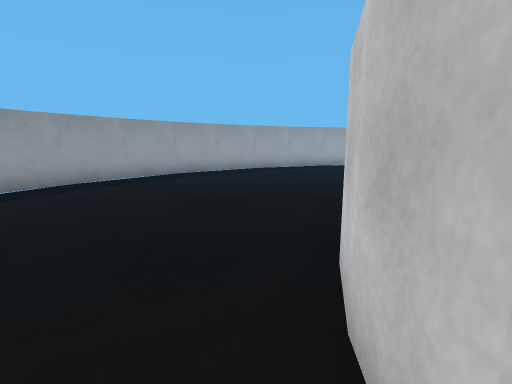
View 1 (above)

17 first-person views from a walk through a Webots world. The camera is 0.06 m above the floor, tilts 10° down and sees 85° across. The floor is counted in squares, 0.05 m on a side. Each view is taken from the middle of a square. On the plan, view 1 faces up. The plan holds only what a view shows up to about 12 squares ahead; the rest is blank. Robots are left out. Simple shapes and patterns stand in for the simulator's stock objects.

View 2
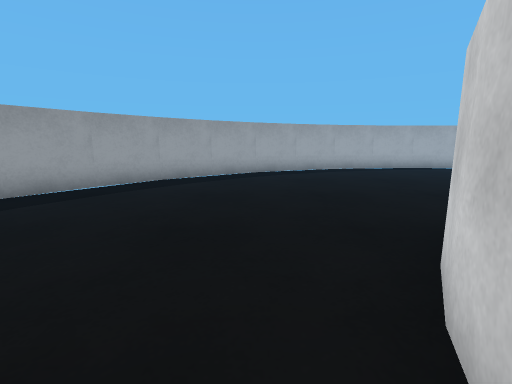

View 3
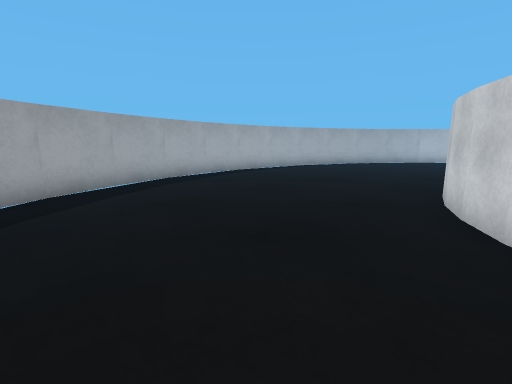

View 4
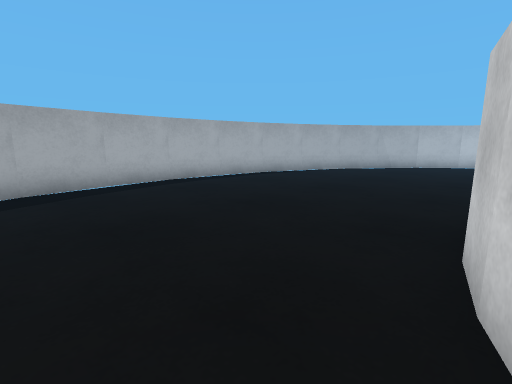

View 5
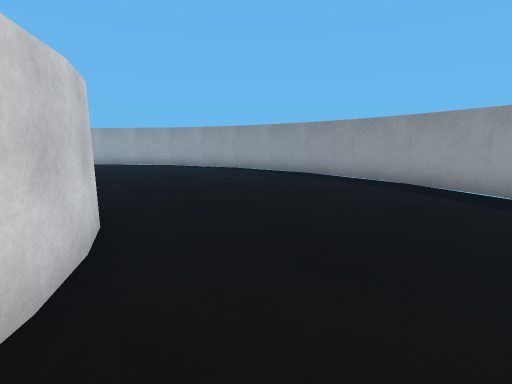

View 6
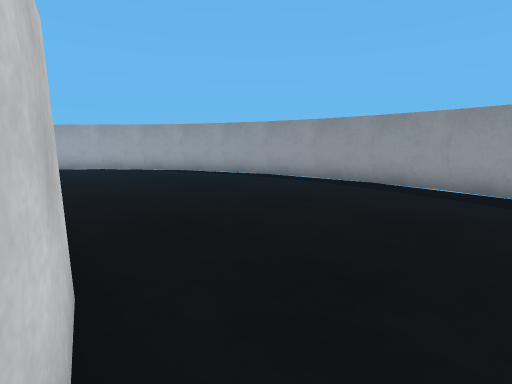

View 7
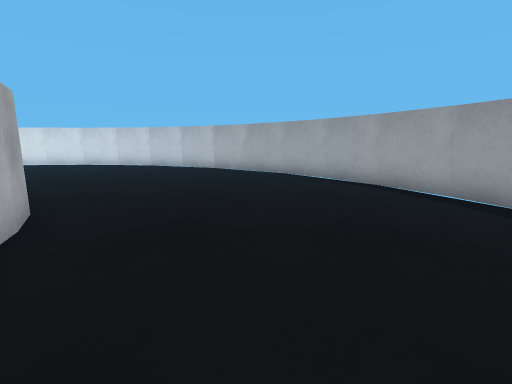

View 8
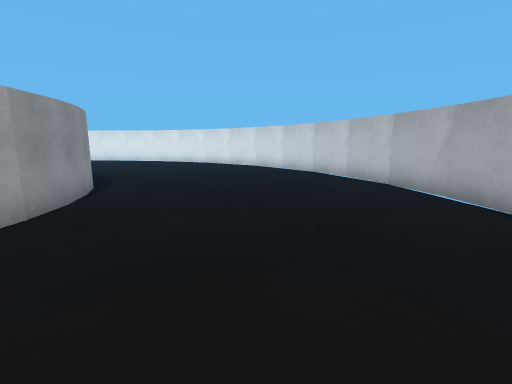

View 9
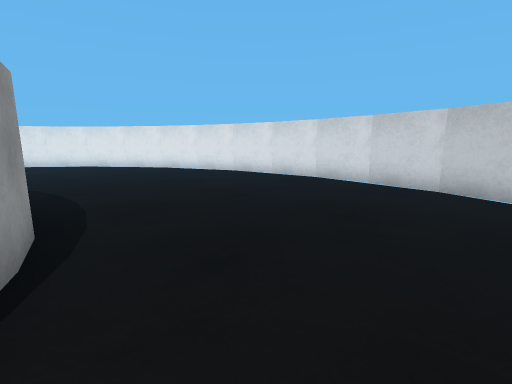

View 10
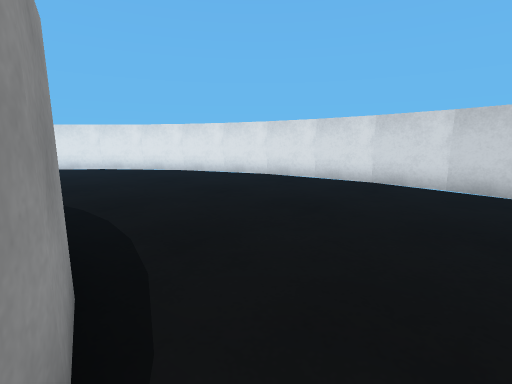

View 11
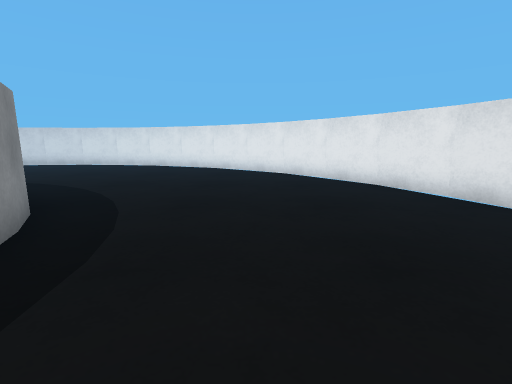

View 12
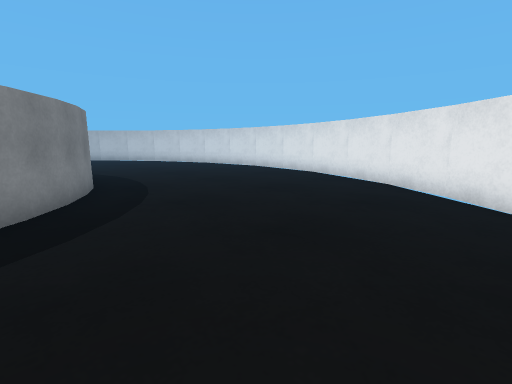

View 13
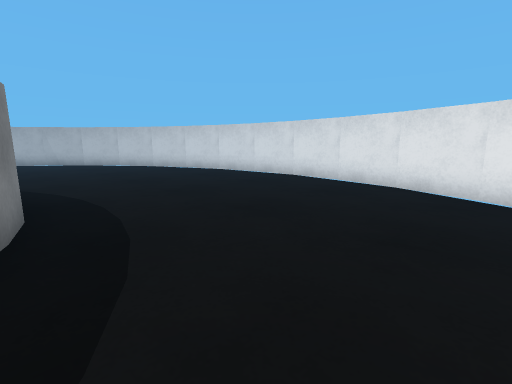

View 14
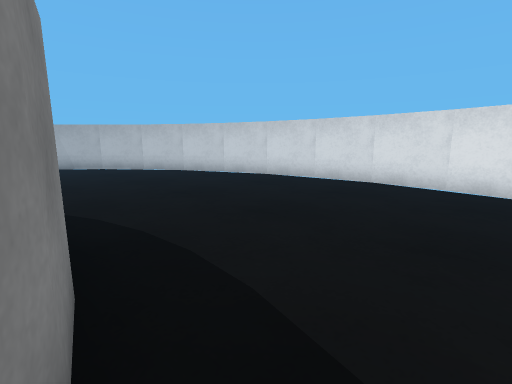

View 15
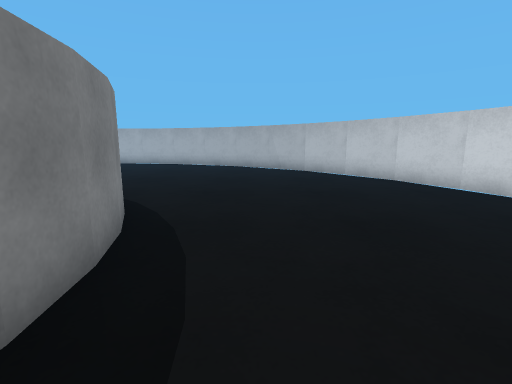

View 16
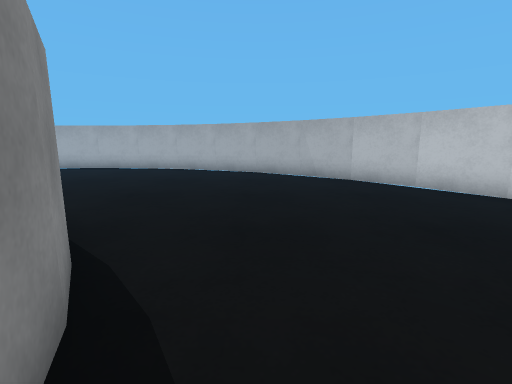

View 17
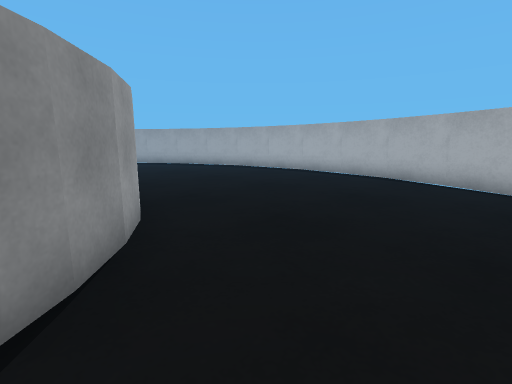

### Floor plan
Points are (right, up) in squares from view 1. A wall is a line through its corners. A room is listed if a view was taken in it or the views show most of it. See-through windows are left out.
Room 1 (views 1, 2, 3, 4, 5, 6, 7, 8, 9, 10, 11, 12, 13, 14, 15, 16, 17)
walls: (4.3, 6.7) (5.4, 7.2); (3.4, 6.1) (4.4, 6.8); (5.3, 7.2) (6.4, 7.4); (1.8, 4.5) (2.1, 4.9); (1.2, 3.6) (1.9, 4.7); (0.8, 2.6) (1.3, 3.7); (9.7, 7.1) (10.8, 6.7); (10.6, 6.8) (11.7, 6.1); (0.5, 0.5) (0.6, 1.6) (0.8, 2.7); (0.1, 13.5) (-1.7, 12.3); (11.6, 6.2) (12.5, 5.4); (1.8, 14.4) (-0.1, 13.4); (-1.5, 12.5) (-3.1, 11.1) (-4.4, 9.6); (3.6, 15) (1.8, 14.3); (12.4, 5.5) (12.9, 4.9); (5.6, 15.4) (3.5, 15); (-4.3, 9.7) (-5.5, 7.9); (7.6, 15.5) (5.4, 15.4); (13.1, 4.7) (13.8, 3.6); (-5.4, 8.1) (-6.4, 6.2); (9.5, 15.4) (7.5, 15.5); (1.3, -2.8) (1.1, -2.2); (13.7, 3.7) (14.2, 2.6); (-6.4, 6.3) (-7, 4.4); (1.9, -3.7) (1.2, -2.6); (11.5, 15) (9.4, 15.4); (14.2, 2.7) (14.4, 1.5); (-7, 4.5) (-7.4, 2.4); (2.6, -4.5) (2.2, -4.1); (14.4, 1.7) (14.5, 0.5); (13.3, 14.3) (11.3, 15); (3.4, -5.2) (2.5, -4.4); (-7.4, 2.6) (-7.5, 0.4); (4.4, -5.8) (3.3, -5.1); (15.1, 13.5) (13.2, 14.4); (14.4, -0.6) (14.2, -1.7); (-7.5, 0.6) (-7.4, -1.5); (5.4, -6.2) (4.3, -5.7); (14.2, -1.6) (13.7, -2.8); (6.5, -6.4) (5.3, -6.2); (13.8, -2.6) (13.1, -3.7); (16.7, 12.4) (14.9, 13.5); (13.2, -3.6) (12.4, -4.5); (-7.4, -1.4) (-7, -3.5); (12.5, -4.4) (12.1, -4.8); (11.7, -5.1) (10.6, -5.8); (10.8, -5.7) (10.2, -5.9); (18.2, 11) (16.6, 12.4); (-7, -3.3) (-6.3, -5.3); (19.5, 9.6) (18.1, 11.2); (-6.4, -5.2) (-5.5, -7.1); (20.5, 7.9) (19.4, 9.7); (-5.5, -6.9) (-4.4, -8.7); (21.4, 6.2) (20.5, 8.1); (-4.4, -8.6) (-3, -10.2); (22, 4.3) (21.3, 6.3); (-3.2, -10.1) (-1.6, -11.5); (22.4, 2.4) (22, 4.5); (-1.7, -11.4) (0.1, -12.5); (22.5, 0.5) (22.4, 2.5); (-0.1, -12.5) (1.8, -13.4); (22.4, -1.5) (22.5, 0.6); (1.7, -13.3) (3.7, -14); (22, -3.5) (22.4, -1.4); (3.5, -14) (5.6, -14.4); (21.4, -5.3) (22, -3.4); (5.5, -14.4) (7.5, -14.5); (20.5, -7) (21.4, -5.1); (7.4, -14.5) (9.5, -14.4); (19.4, -8.7) (20.6, -6.9); (9.4, -14.4) (11.5, -14); (18, -10.2) (19.4, -8.6); (11.4, -14) (13.3, -13.4); (16.6, -11.4) (18.1, -10.1); (13.1, -13.4) (15, -12.5); (14.9, -12.6) (16.7, -11.4)

Positions as (right, up) in squares from view 1, and headings:
1: (0, 0), facing up
2: (0, 2), facing up
3: (-1, 6), facing up-right
4: (3, 7), facing up-right
5: (2, 7), facing down-left
6: (1, 4), facing down-left
7: (-2, 1), facing down
8: (-3, -4), facing down-right
9: (2, -6), facing down-right
10: (4, -6), facing down-right
11: (7, -9), facing right
12: (12, -10), facing up-right
13: (14, -6), facing up-right
14: (14, -3), facing up-right
15: (16, -1), facing up
16: (15, 2), facing up
17: (15, 5), facing up-left
